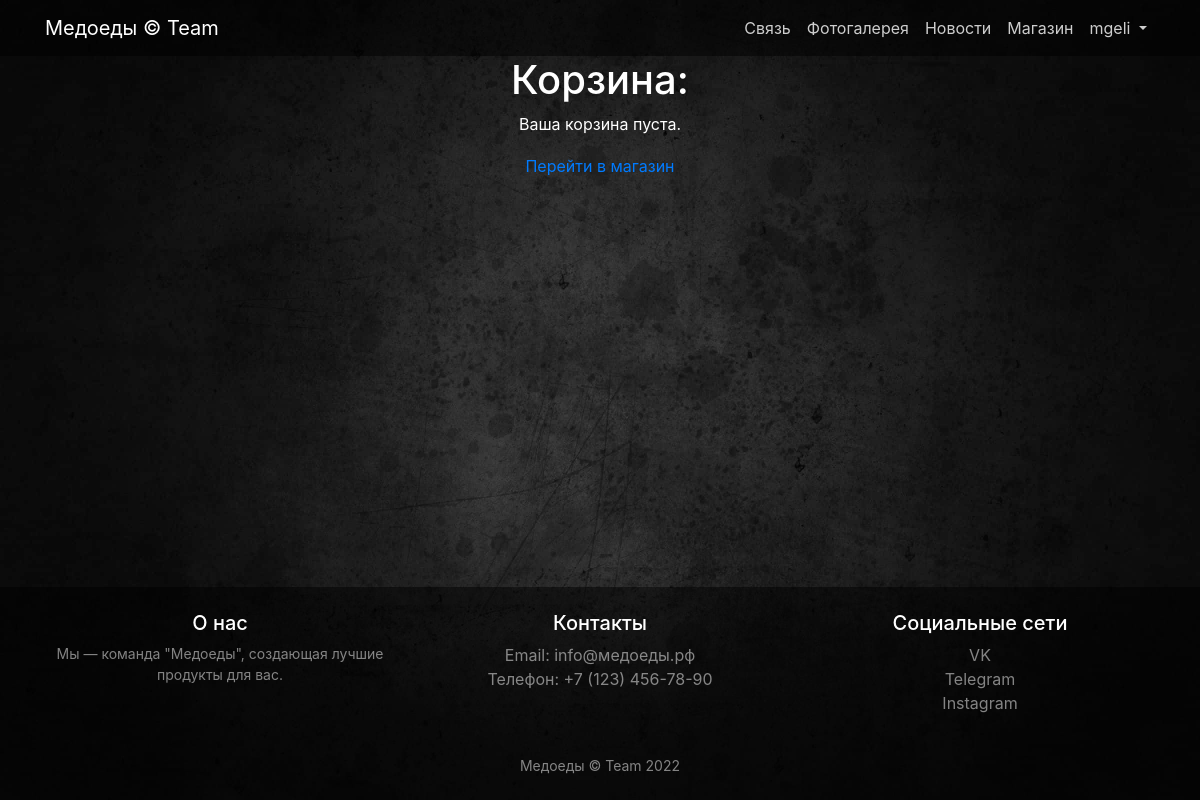
Page /store/basket/ (signed in) on the earlier database version.
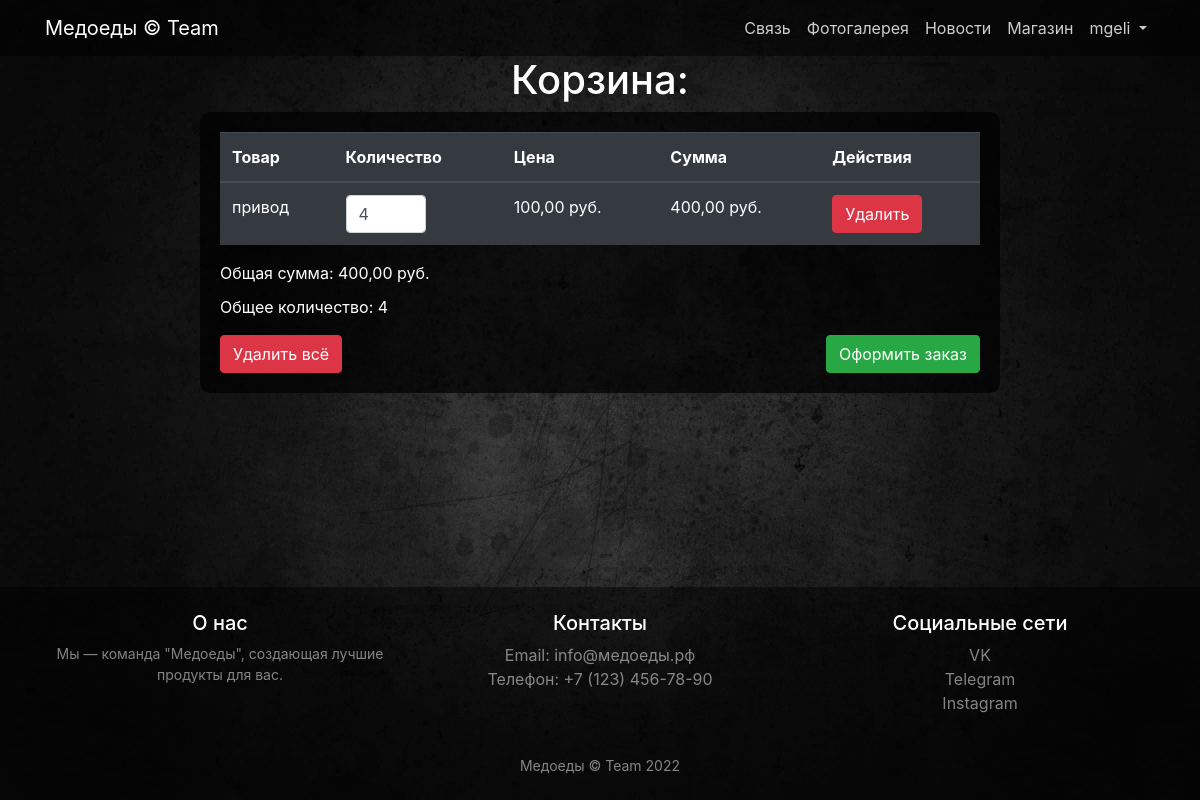
Same page on the later database version.
### users/models.py (models this page shows)
class User(AbstractUser):
    image = models.ImageField(upload_to='users_images', null=True, blank=True)

### store/models.py (models this page shows, shortened)
class Basket(models.Model):
    user = models.ForeignKey(to=User, on_delete=models.CASCADE)
    product = models.ForeignKey(to=Product, on_delete=models.CASCADE)
    quantity = models.PositiveIntegerField(default=0)
    created_timestamp = models.DateTimeField(auto_now_add=True)
    objects = BasketQuerySet.as_manager()
    def sum(self):
        return self.product.price * self.quantity

class Product(models.Model):
    name = models.CharField(max_length=120)
    description = models.TextField()
    price = models.DecimalField(max_digits=10, decimal_places=2)
    quantity = models.PositiveIntegerField(default=0)
    image = models.ImageField(upload_to='products_images', blank=True)  # Основное изображение
    category = models.ForeignKey(to=ProductCategory, on_delete=models.PROTECT)

### store/views.py (the view, shortened to what this page needs)
# urls.py: path('basket/', views.basket_view, name='basket'),
@login_required
def basket_view(request):
    baskets = Basket.objects.filter(user=request.user)
    total_sum = baskets.total_sum()
    total_quantity = baskets.total_quantity()
    context = {
        'baskets': baskets,
        'total_sum': total_sum,
        'total_quantity': total_quantity,
        'title': 'Корзина'
    }
    return render(request, 'store/basket.html', context)

### store/models.py (called while the page is built)
    def total_sum(self):
        return sum(basket.sum() for basket in self)

    def total_quantity(self):
        return sum(basket.quantity for basket in self)

### store/templates/store/basket.html (shortened to what this page needs)
{% extends 'store/item.html' %}
{% block content %}
<h1 class="text-white text-center">Корзина:</h1>
{% if baskets %}
    <div class="container d-flex justify-content-center">
        <div class="order-summary" style="background-color: rgba(0, 0, 0, 0.7); padding: 20px; border-radius: 10px; width: 80%; max-width: 800px;">
            <form method="post">
                <table class="table table-dark table-hover">
                    <thead>
                        <tr>
                            <th>Товар</th>
                            <th>Количество</th>
                            <th>Цена</th>
                            <th>Сумма</th>
                            <th>Действия</th>
                        </tr>
                    </thead>
                    <tbody>
                        {% for basket in baskets %}
                            <tr data-product-id="{{ basket.product.id }}" style="cursor: pointer;">
                                <td>{{ basket.product.name }}</td>
                                <td>
                                    <input type="number" name="quantity_{{ basket.id }}" value="{{ basket.quantity }}" min="1" class="form-control" style="width: 80px;">
                                </td>
                                <td>{{ basket.product.price }} руб.</td>
                                <td>{{ basket.sum }} руб.</td>
                                <td>
                                    <a href="{% url 'store:basket_remove' basket.id %}" class="btn btn-danger btn-smonclick" onclick="return confirm('Вы уверены, что хотите удалить товар из корзины?');">Удалить</a>
                                </td>
                            </tr>
                        {% endfor %}
                    </tbody>
                </table>
                <div class="text-white">
                    <p>Общая сумма: {{ total_sum }} руб.</p>
                    <p>Общее количество: {{ total_quantity }}</p>
                </div>
                <div class="d-flex justify-content-between mt-3">
                    <a href="{% url 'store:basket_clear' %}" class="btn btn-danger" onclick="return confirm('Вы уверены, что хотите удалить все товары из корзины?');">Удалить всё</a>
                    <a href="{% url 'store:checkout' %}" class="btn btn-success">Оформить заказ</a>
                </div>
            </form>
        </div>
    </div>
{% else %}
    <p class="text-center text-white">Ваша корзина пуста.</p>
    <div class="text-center">
                    <a class="nav-link" href="{% url 'store:index' %}">Перейти в магазин </a>
                </div>
{% endif %}
{% endblock %}

### store/templates/store/item.html (shortened to what this page needs)
{% extends 'store/base.html' %}
{% load static %}
{% block css %}
    <link href="{% static '/css/productdetail.css' %}" rel="stylesheet">
{% endblock %}
{% block footer %}
<footer class="py-4" style="background-color: rgba(0, 0, 0, 0.5);">
    <div class="container">
        <div class="row">
            <div class="col-lg-4 col-md-6 mb-4">
                <h5 class="text-white">О нас</h5>
                <p class="text-white-50">Мы — команда "Медоеды", создающая лучшие продукты для вас.</p>
            </div>
            <div class="col-lg-4 col-md-6 mb-4">
                <h5 class="text-white">Контакты</h5>
                <ul class="list-unstyled">
                    <li><a href="mailto:info@медоеды.рф" class="text-white-50">Email: info@медоеды.рф</a></li>
                    <li><a href="#" class="text-white-50">Телефон: +7 (123) 456-78-90</a></li>
                </ul>
            </div>
            <div class="col-lg-4 col-md-6 mb-4">
                <h5 class="text-white">Социальные сети</h5>
                <ul class="list-unstyled">
                    <li><a href="https://vk.com/team_honey_badgers" class="text-white-50">VK</a></li>
                    <li><a href="https://t.me/honeybadgerteambot" class="text-white-50">Telegram</a></li>
                    <li><a href="#" class="text-white-50">Instagram</a></li>
                </ul>
            </div>
        </div>
        <div class="text-center">
            <p class="m-0 text-white-50">Медоеды &copy; Team 2022</p>
        </div>
    </div>
</footer>
{% endblock %}

### store/templates/store/base.html (shortened to what this page needs)
{% load static %}
<!DOCTYPE html>
<html lang="en">
<head>
    <link href="{% static 'bootstrap/css/bootstrap.min.css' %}" rel="stylesheet">
    {% block css %} {% endblock %}
</head>
<body>
<nav class="navbar navbar-expand-lg navbar-dark bg-dark fixed-top">
    <div class="container d-flex align-items-center">
        <a class="navbar-brand" href="{% url 'index' %}">Медоеды &copy; Team</a>
        <div class="collapse navbar-collapse" id="navbarResponsive">
            <ul class="navbar-nav ml-auto d-flex align-items-center">
                <li class="nav-item">
                    <a class="nav-link" href="{% url 'contact' %}">Связь </a>
                </li>
                <li class="nav-item">
                    <a class="nav-link" href="{% url 'gallery' %}">Фотогалерея </a>
                </li>
                <li class="nav-item">
                    <a class="nav-link" href="{% url 'news:events' %}">Новости </a>
                </li>
                <li class="nav-item">
                    <a class="nav-link" href="{% url 'store:index' %}">Магазин </a>
                </li>
                {% if user.is_authenticated %}
                    <li class="nav-item dropdown">
                        <a class="nav-link dropdown-toggle" href="#" id="navbarDropdown" role="button"
                           data-bs-toggle="dropdown" aria-expanded="false">{{user.username}}
                        </a>
                    </li>
                {% else %}
                    <li class="nav-item">
                        <a class="nav-link" href="{% url 'users:login' %}">Войти <i class="fas fa-sign-in-alt"></i></a>
                    </li>
                {% endif %}
            </ul>
        </div>
    </div>
</nav>
{% block content %} {% endblock %}
{% block footer %} {% endblock %}
</body>
</html>

### static/css/productdetail.css (style rules this page uses)
body { background: url("../img/walper.jpg") no-repeat center top fixed; background-size: cover; padding-top: 56px; }
p { font-size: 16px; margin-bottom: 10px; }
footer { position: fixed; bottom: 0; left: 0; width: 100%; background-color: #333; color: white; text-align: center; padding: 20px 0; }
footer p { margin: 0; font-size: 14px; }

### store/templates/store/base.html (style rules this page uses)
.navbar { background-color: rgba(0, 0, 0, 0.5) !important; }
.navbar-dark .navbar-nav .nav-link { color: rgba(255, 255, 255, 0.8); }

Differences in the rows shown:
added Basket: product.name "привод", quantity "4", product.price "100,00", sum "400,00"
Other differences:
{{ total_sum }}: (not shown) → "400,00"
{{ total_quantity }}: (not shown) → "4"
text no longer shown: "Ваша корзина пуста. Перейти в магазин"
text now shown: "Товар Количество Цена Сумма Действия Общая сумма: руб. Общее количество: Удалить всё Оформить заказ"
